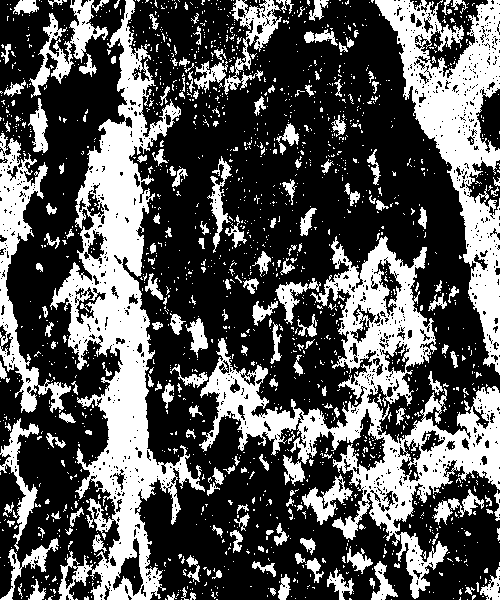
#> input picture image/binary/binary-650-5h.png, 500 x 600 px
$ python mask_constraint.py
#> lines starting #> are read from the running program, lines starting #| are printed output that depends on the picture; after the words box and inside, x2 and y2 are one past the last pixel; in counts of white or black regions, pixels touching at a corner belong together
import numpy as np
from PIL import Image
import nibabel as nib
import sys


def generate_mask_from_png(png_path, threshold, output_nii_path, target_shape=(256, 256, 1)):
    """
    从 PNG 图像生成掩码并保存为 NIfTI 格式
    :param png_path: 输入 PNG 图像的路径
    :param threshold: 用于生成掩码的像素阈值
    :param output_nii_path: 输出 NIfTI 掩码文件的路径
    :param target_shape: 目标图像形状，默认为 (256, 256, 1)
    """
#> called with png_path = './image/binary/binary-650-5h.png', threshold = 128, output_nii_path = './image/binary/mask.nii', target_shape = (145, 174, 1)
    try:
        # 打开 PNG 图像
        img = Image.open(png_path)
#> img is the input picture: PIL image 500x600 L; 34.1% white; 1775 white regions (1586 under 20 px), largest, box (x1, y1, x2, y2) and area: (50, 0, 205, 600) 27457, (199, 236, 500, 599) 25249, (375, 0, 500, 375) 15279

        # 调整图像大小到二维目标形状
        target_2d_shape = target_shape[:2]
        img = img.resize(target_2d_shape, Image.BICUBIC)
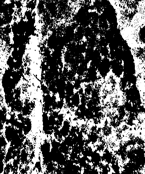
#> img: PIL image 145x174 L; min 0, max 255, mean 87.3

        # 将图像转换为 numpy 数组
        img_array = np.array(img)

        # 如果是彩色图像，转换为灰度图像
        if len(img_array.shape) == 3:
            gray_img = np.mean(img_array, axis=2)
        else:
            gray_img = img_array

        # 生成二值掩码
        mask = np.where(gray_img > threshold, 1, 0).astype(np.uint8)
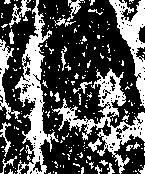
#> mask: shape (174, 145); values 0 (black) and 1 (white), 33.2% white; 243 white regions (219 under 20 px), largest, box (x1, y1, x2, y2) and area: (15, 0, 59, 174) 2363, (52, 68, 145, 174) 2221, (109, 0, 145, 108) 1359

        # 扩展掩码到三维目标形状
        if len(target_shape) == 3:
            if target_shape[2] > 1:
                mask = np.repeat(mask[:, :, np.newaxis], target_shape[2], axis=2)

        # 创建 NIfTI 图像对象
        # 假设仿射矩阵为单位矩阵，对于大多数情况简单处理
        affine = np.eye(4)
        mask_nii = nib.Nifti1Image(mask, affine)

        # 保存 NIfTI 图像
        nib.save(mask_nii, output_nii_path)
        print(f"Mask saved to {output_nii_path}")
    except FileNotFoundError:
        print(f"Error: The file {png_path} was not found.")
    except Exception as e:
        print(f"An error occurred: {e}")


if __name__ == "__main__":

    # precheck the image mask shape if existed
    precheck = False
    if precheck:
        mask_nii = nib.load("./example/mask.nii")
        mask = mask_nii.get_fdata()
        print(mask.shape)
        sys.exit("stop")

    # 输入 PNG 图像的路径
    input_png_path = "./image/binary/binary-650-5h.png"
    # 输出 NIfTI 掩码文件的路径
    output_nii_path = "./image/binary/mask.nii"
    # 阈值，可根据实际情况调整
    threshold = 128
    # 目标图像形状
    target_shape = (145, 174, 1)

    generate_mask_from_png(input_png_path, threshold, output_nii_path, target_shape=target_shape)

$ run again, with image/binary/binary-650-100h.png copied over image/binary/binary-650-5h.png
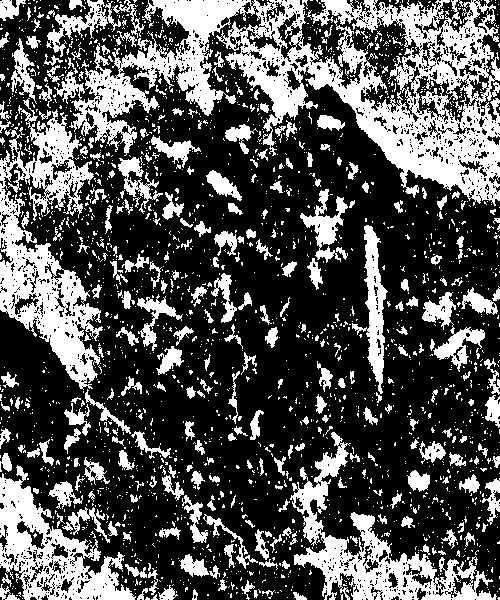
#> input picture image/binary/binary-650-100h.png, 500 x 600 px
#> in generate_mask_from_png, img is the input picture: PIL image 500x600 L; 32.8% white; 2169 white regions (1883 under 20 px), largest, box (x1, y1, x2, y2) and area: (54, 0, 500, 206) 32296, (0, 98, 103, 390) 11698, (290, 432, 497, 600) 8310
#> in generate_mask_from_png, `img = img.resize(target_2d_shape, Image.BICUBIC)`:
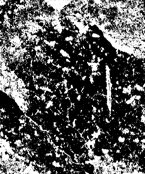
#> img: PIL image 145x174 L; min 0, max 255, mean 84.1
#> in generate_mask_from_png, `mask = np.where(gray_img > threshold, 1, 0).astype(np.uint8)`:
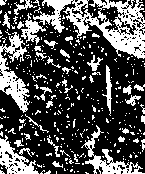
#> mask: shape (174, 145); values 0 (black) and 1 (white), 31.4% white; 375 white regions (337 under 20 px), largest, box (x1, y1, x2, y2) and area: (33, 0, 145, 59) 2525, (0, 32, 30, 113) 1009, (81, 125, 145, 174) 730

$ run again, with image/binary/binary-650-25h.png copied over image/binary/binary-650-5h.png
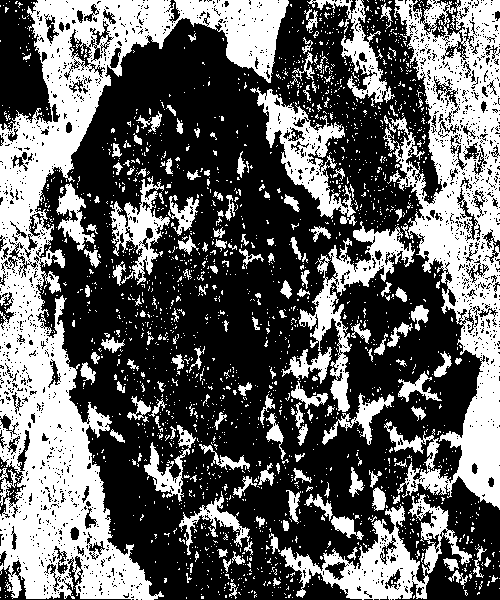
#> input picture image/binary/binary-650-25h.png, 500 x 600 px
#> in generate_mask_from_png, img is the input picture: PIL image 500x600 L; 38.7% white; 2093 white regions (1928 under 20 px), largest, box (x1, y1, x2, y2) and area: (0, 0, 289, 600) 46035, (383, 0, 500, 510) 26910, (279, 494, 472, 600) 6225
#> in generate_mask_from_png, `img = img.resize(target_2d_shape, Image.BICUBIC)`:
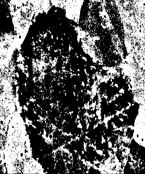
#> img: PIL image 145x174 L; min 0, max 255, mean 98.9
#> in generate_mask_from_png, `mask = np.where(gray_img > threshold, 1, 0).astype(np.uint8)`:
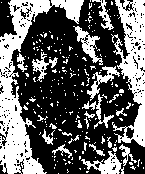
#> mask: shape (174, 145); values 0 (black) and 1 (white), 38.6% white; 224 white regions (201 under 20 px), largest, box (x1, y1, x2, y2) and area: (0, 0, 84, 174) 4086, (111, 0, 145, 147) 2481, (81, 151, 124, 174) 407
